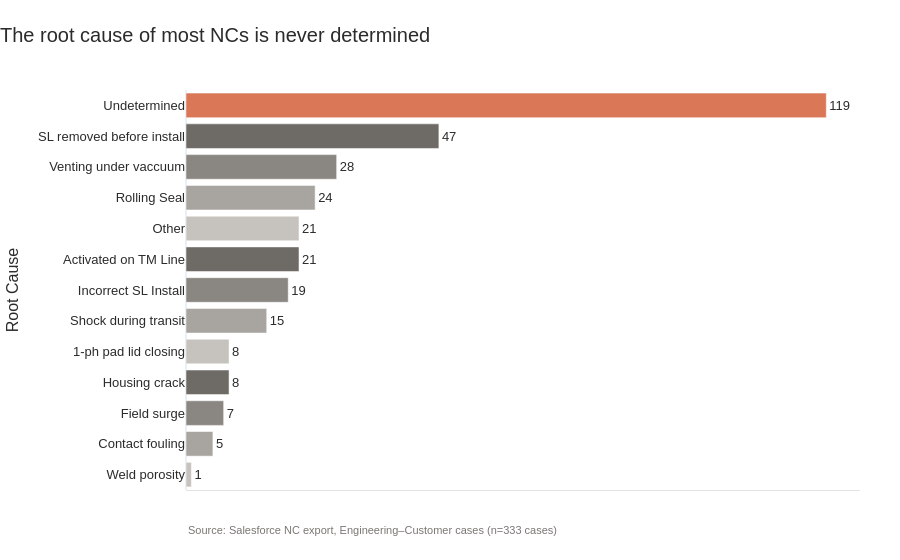

Here is the notebook cell this chart was saved with:
### Markdown cell above
#### Root Cause Analysis (All)
Root Cause breakdown across all Engineering - Customer cases including Undetermined

### Code cell
fig_rootcause_bar = ranked_bar(
    rootcause_counts, "Root Cause", "Undetermined",
    "The root cause of most NCs is never determined",
)
add_source(fig_rootcause_bar, "Source: Salesforce NC export, Engineering–Customer cases (n=333 cases)")
fig_rootcause_bar.show()

### Figure 1 — Plotly figure (JSON) as saved in the notebook; plotly's stock layout.template omitted (floating-point values rounded to 4 significant figures)
{"data": [{"hovertemplate": "Root Cause=%{y}<br>Count=%{text}<extra></extra>", "legendgroup": "Undetermined", "marker": {"color": "#D97757", "pattern": {"shape": ""}}, "name": "Undetermined", "orientation": "h", "showlegend": true, "text": [119.0], "textposition": "outside", "type": "bar", "x": [119], "xaxis": "x", "y": ["Undetermined"], "yaxis": "y"}, {"hovertemplate": "Root Cause=%{y}<br>Count=%{text}<extra></extra>", "legendgroup": "SL removed before install", "marker": {"color": "#6E6B66", "pattern": {"shape": ""}}, "name": "SL removed before install", "orientation": "h", "showlegend": true, "text": [47.0], "textposition": "outside", "type": "bar", "x": [47], "xaxis": "x", "y": ["SL removed before install"], "yaxis": "y"}, {"hovertemplate": "Root Cause=%{y}<br>Count=%{text}<extra></extra>", "legendgroup": "Venting under vaccuum", "marker": {"color": "#8A8782", "pattern": {"shape": ""}}, "name": "Venting under vaccuum", "orientation": "h", "showlegend": true, "text": [28.0], "textposition": "outside", "type": "bar", "x": [28], "xaxis": "x", "y": ["Venting under vaccuum"], "yaxis": "y"}, {"hovertemplate": "Root Cause=%{y}<br>Count=%{text}<extra></extra>", "legendgroup": "Rolling Seal", "marker": {"color": "#A8A5A0", "pattern": {"shape": ""}}, "name": "Rolling Seal", "orientation": "h", "showlegend": true, "text": [24.0], "textposition": "outside", "type": "bar", "x": [24], "xaxis": "x", "y": ["Rolling Seal"], "yaxis": "y"}, {"hovertemplate": "Root Cause=%{y}<br>Count=%{text}<extra></extra>", "legendgroup": "Other", "marker": {"color": "#C6C3BE", "pattern": {"shape": ""}}, "name": "Other", "orientation": "h", "showlegend": true, "text": [21.0], "textposition": "outside", "type": "bar", "x": [21], "xaxis": "x", "y": ["Other"], "yaxis": "y"}, {"hovertemplate": "Root Cause=%{y}<br>Count=%{text}<extra></extra>", "legendgroup": "Activated on TM Line", "marker": {"color": "#6E6B66", "pattern": {"shape": ""}}, "name": "Activated on TM Line", "orientation": "h", "showlegend": true, "text": [21.0], "textposition": "outside", "type": "bar", "x": [21], "xaxis": "x", "y": ["Activated on TM Line"], "yaxis": "y"}, {"hovertemplate": "Root Cause=%{y}<br>Count=%{text}<extra></extra>", "legendgroup": "Incorrect SL Install", "marker": {"color": "#8A8782", "pattern": {"shape": ""}}, "name": "Incorrect SL Install", "orientation": "h", "showlegend": true, "text": [19.0], "textposition": "outside", "type": "bar", "x": [19], "xaxis": "x", "y": ["Incorrect SL Install"], "yaxis": "y"}, {"hovertemplate": "Root Cause=%{y}<br>Count=%{text}<extra></extra>", "legendgroup": "Shock during transit", "marker": {"color": "#A8A5A0", "pattern": {"shape": ""}}, "name": "Shock during transit", "orientation": "h", "showlegend": true, "text": [15.0], "textposition": "outside", "type": "bar", "x": [15], "xaxis": "x", "y": ["Shock during transit"], "yaxis": "y"}, {"hovertemplate": "Root Cause=%{y}<br>Count=%{text}<extra></extra>", "legendgroup": "1-ph pad lid closing", "marker": {"color": "#C6C3BE", "pattern": {"shape": ""}}, "name": "1-ph pad lid closing", "orientation": "h", "showlegend": true, "text": [8.0], "textposition": "outside", "type": "bar", "x": [8], "xaxis": "x", "y": ["1-ph pad lid closing"], "yaxis": "y"}, {"hovertemplate": "Root Cause=%{y}<br>Count=%{text}<extra></extra>", "legendgroup": "Housing crack", "marker": {"color": "#6E6B66", "pattern": {"shape": ""}}, "name": "Housing crack", "orientation": "h", "showlegend": true, "text": [8.0], "textposition": "outside", "type": "bar", "x": [8], "xaxis": "x", "y": ["Housing crack"], "yaxis": "y"}, {"hovertemplate": "Root Cause=%{y}<br>Count=%{text}<extra></extra>", "legendgroup": "Field surge", "marker": {"color": "#8A8782", "pattern": {"shape": ""}}, "name": "Field surge", "orientation": "h", "showlegend": true, "text": [7.0], "textposition": "outside", "type": "bar", "x": [7], "xaxis": "x", "y": ["Field surge"], "yaxis": "y"}, {"hovertemplate": "Root Cause=%{y}<br>Count=%{text}<extra></extra>", "legendgroup": "Contact fouling", "marker": {"color": "#A8A5A0", "pattern": {"shape": ""}}, "name": "Contact fouling", "orientation": "h", "showlegend": true, "text": [5.0], "textposition": "outside", "type": "bar", "x": [5], "xaxis": "x", "y": ["Contact fouling"], "yaxis": "y"}, {"hovertemplate": "Root Cause=%{y}<br>Count=%{text}<extra></extra>", "legendgroup": "Weld porosity", "marker": {"color": "#C6C3BE", "pattern": {"shape": ""}}, "name": "Weld porosity", "orientation": "h", "showlegend": true, "text": [1.0], "textposition": "outside", "type": "bar", "x": [1], "xaxis": "x", "y": ["Weld porosity"], "yaxis": "y"}], "layout": {"annotations": [{"font": {"color": "#7A7772", "size": 11}, "showarrow": false, "text": "Source: Salesforce NC export, Engineering–Customer cases (n=333 cases)", "x": 0, "xanchor": "left", "xref": "paper", "y": -0.12, "yref": "paper"}], "barmode": "relative", "legend": {"title": {"text": "Root Cause"}, "tracegroupgap": 0}, "showlegend": false, "title": {"text": "The root cause of most NCs is never determined"}, "xaxis": {"anchor": "y", "domain": [0, 1], "showgrid": false, "showticklabels": false, "title": {"text": ""}}, "yaxis": {"anchor": "x", "categoryarray": ["Weld porosity", "Contact fouling", "Field surge", "Housing crack", "1-ph pad lid closing", "Shock during transit", "Incorrect SL Install", "Activated on TM Line", "Other", "Rolling Seal", "Venting under vaccuum", "SL removed before install", "Undetermined"], "categoryorder": "array", "domain": [0, 1], "title": {"text": "Root Cause"}}}}
